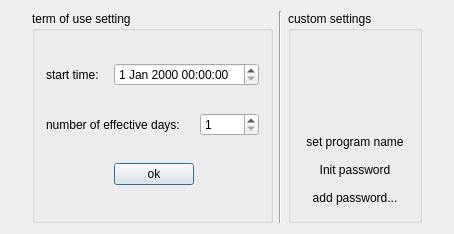
<?xml version="1.0" encoding="UTF-8"?>
<ui version="4.0">
 <class>Dialog</class>
 <widget class="QDialog" name="Dialog">
  <property name="geometry">
   <rect>
    <x>0</x>
    <y>0</y>
    <width>454</width>
    <height>234</height>
   </rect>
  </property>
  <property name="windowTitle">
   <string>Dialog</string>
  </property>
  <layout class="QGridLayout" name="gridLayout">
   <item row="0" column="1">
    <widget class="QGroupBox" name="groupBox">
     <property name="title">
      <string>term of use setting</string>
     </property>
     <layout class="QGridLayout" name="gridLayout_3">
      <item row="0" column="0">
       <widget class="QLabel" name="label_2">
        <property name="text">
         <string>start time:</string>
        </property>
       </widget>
      </item>
      <item row="0" column="1" colspan="2">
       <widget class="QDateTimeEdit" name="dateTimeEdit_Start"/>
      </item>
      <item row="1" column="0" colspan="2">
       <widget class="QLabel" name="label">
        <property name="text">
         <string>number of effective days:</string>
        </property>
       </widget>
      </item>
      <item row="1" column="2">
       <widget class="QSpinBox" name="spinBox_Days">
        <property name="minimum">
         <number>1</number>
        </property>
       </widget>
      </item>
      <item row="2" column="0">
       <spacer name="horizontalSpacer">
        <property name="orientation">
         <enum>Qt::Horizontal</enum>
        </property>
        <property name="sizeHint" stdset="0">
         <size>
          <width>80</width>
          <height>20</height>
         </size>
        </property>
       </spacer>
      </item>
      <item row="2" column="1">
       <widget class="QPushButton" name="pushButton_Ok">
        <property name="text">
         <string>ok</string>
        </property>
       </widget>
      </item>
      <item row="2" column="2">
       <spacer name="horizontalSpacer_2">
        <property name="orientation">
         <enum>Qt::Horizontal</enum>
        </property>
        <property name="sizeHint" stdset="0">
         <size>
          <width>45</width>
          <height>20</height>
         </size>
        </property>
       </spacer>
      </item>
     </layout>
    </widget>
   </item>
   <item row="0" column="2">
    <widget class="Line" name="line">
     <property name="orientation">
      <enum>Qt::Vertical</enum>
     </property>
    </widget>
   </item>
   <item row="0" column="0">
    <spacer name="horizontalSpacer_3">
     <property name="orientation">
      <enum>Qt::Horizontal</enum>
     </property>
     <property name="sizeHint" stdset="0">
      <size>
       <width>40</width>
       <height>20</height>
      </size>
     </property>
    </spacer>
   </item>
   <item row="0" column="3">
    <widget class="QGroupBox" name="groupBox_Admin">
     <property name="title">
      <string>custom settings</string>
     </property>
     <layout class="QGridLayout" name="gridLayout_2">
      <item row="0" column="0">
       <widget class="QLabel" name="label_ProgramName">
        <property name="text">
         <string/>
        </property>
       </widget>
      </item>
      <item row="4" column="0">
       <widget class="QPushButton" name="pushButton_AddPwd">
        <property name="text">
         <string>add password...</string>
        </property>
        <property name="flat">
         <bool>true</bool>
        </property>
       </widget>
      </item>
      <item row="3" column="0">
       <widget class="QPushButton" name="pushButton_DelPwds">
        <property name="text">
         <string>Init password</string>
        </property>
        <property name="flat">
         <bool>true</bool>
        </property>
       </widget>
      </item>
      <item row="2" column="0">
       <widget class="QPushButton" name="pushButton_SetName">
        <property name="text">
         <string>set program name</string>
        </property>
        <property name="flat">
         <bool>true</bool>
        </property>
       </widget>
      </item>
      <item row="1" column="0">
       <spacer name="verticalSpacer">
        <property name="orientation">
         <enum>Qt::Vertical</enum>
        </property>
        <property name="sizeHint" stdset="0">
         <size>
          <width>20</width>
          <height>40</height>
         </size>
        </property>
       </spacer>
      </item>
     </layout>
    </widget>
   </item>
   <item row="0" column="4">
    <spacer name="horizontalSpacer_4">
     <property name="orientation">
      <enum>Qt::Horizontal</enum>
     </property>
     <property name="sizeHint" stdset="0">
      <size>
       <width>40</width>
       <height>20</height>
      </size>
     </property>
    </spacer>
   </item>
  </layout>
 </widget>
 <layoutdefault spacing="6" margin="11"/>
 <resources/>
 <connections/>
</ui>
